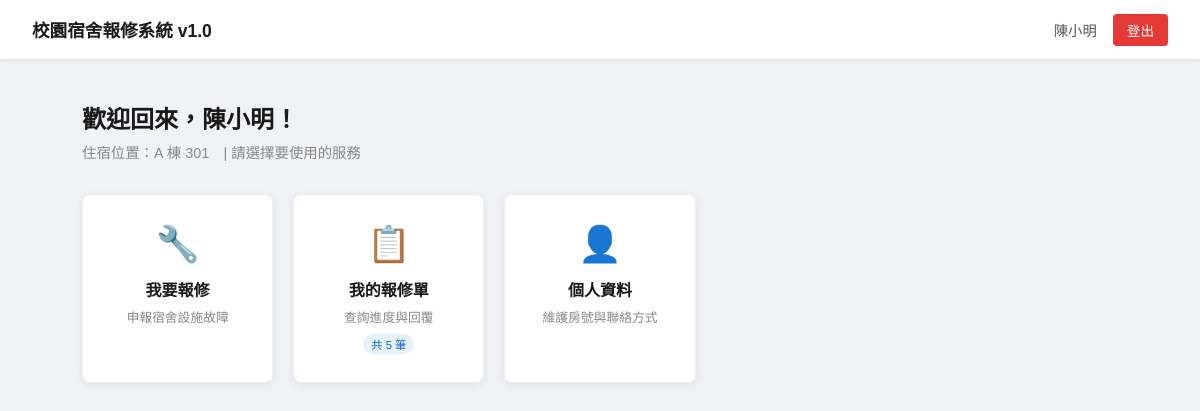
The page / (signed in) on the database its author committed.
### tables this page shows
CREATE TABLE users (
            id            INTEGER PRIMARY KEY AUTOINCREMENT,
            email         TEXT    UNIQUE NOT NULL,
            hash          TEXT    NOT NULL,
            role          INTEGER NOT NULL DEFAULT 1,
            name          TEXT,
            display_name  TEXT,
            dorm_building TEXT,
            room_no       TEXT,
            phone         TEXT,
            is_active     INTEGER NOT NULL DEFAULT 1,
            is_deleted    INTEGER NOT NULL DEFAULT 0,
            created_at    TEXT    NOT NULL DEFAULT (datetime('now')),
            last_login_at TEXT
        );

### blueprints/hub/__init__.py (the view, shortened to what this page needs)
@hub_bp.route('/', methods=['GET', 'POST'])
def home():
    user = None
    if 'user_id' in session:
        user = db.find_user_by_id(session['user_id'])
        if not _is_usable(user):
            session.clear()
            user = None
    error = None
    my_summary = None
    pending_count = 0
    if user is not None:
        _, my_summary = db.list_my_requests(user['id'], 1, 1, 'all')
        if user['role'] == 0:
            pending_count = db.count_by_status()['pending']
    return render_template(
        'hub/home.html',
        user=user,
        error=error,
        my_request_total=my_summary,
        pending_count=pending_count,
    )

### db/connection.py (called while the page is built)
def _get_conn():
    from db import DB_PATH
    conn = sqlite3.connect(DB_PATH)
    conn.row_factory = sqlite3.Row
    conn.execute("PRAGMA journal_mode=WAL")
    return conn

### db/repair.py (called while the page is built)
def list_my_requests(user_id, page, page_size, status='all'):
    where  = ['r.is_deleted = 0', 'r.requester_id = ?']
    params = [user_id]
    if status in REQUEST_STATUSES:
        where.append('r.request_status = ?')
        params.append(status)
    clause = ' WHERE ' + ' AND '.join(where)
    offset = (page - 1) * page_size
    conn  = _get_conn()
    total = conn.execute(
        f'SELECT COUNT(*) {_LIST_JOINS}{clause}', params
    ).fetchone()[0]
    items = conn.execute(
        f'SELECT {_LIST_COLUMNS} {_LIST_JOINS}{clause}'
        ' ORDER BY r.updated_at DESC, r.id DESC LIMIT ? OFFSET ?',
        params + [page_size, offset]
    ).fetchall()
    conn.close()
    return items, total

### db/users.py (called while the page is built)
def find_user_by_id(user_id):
    conn = _get_conn()
    row = conn.execute(
        'SELECT id, email, role, name, display_name, dorm_building, room_no, phone,'
        ' is_active, is_deleted, created_at, last_login_at FROM users WHERE id = ?',
        (user_id,)
    ).fetchone()
    conn.close()
    return row

### utils.py (called while the page is built)
def _is_usable(user):
    return user and user['is_active'] and not user['is_deleted']

### templates/hub/home.html (shortened to what this page needs)
{% extends "base.html" %}
{% block head %}
<link rel="stylesheet" href="{{ url_for('static', filename='hub.css') }}">
{% endblock %}
{% block body %}
<div class="hub-layout">
  <div class="hub-topbar">
    <span class="hub-topbar-title">校園宿舍報修系統 v1.0</span>
    <div class="hub-topbar-user">
      {% if user %}
        <span>{{ user['name'] or user['display_name'] or user['email'] }}</span>
        <a href="{{ url_for('auth.logout') }}" class="hub-logout">登出</a>
      {% else %}
        <a href="{{ url_for('auth.register') }}" class="hub-register-link">申請帳號</a>
      {% endif %}
    </div>
  </div>
  <div class="hub-main">
    {% if user %}
      <div class="hub-greeting">
        <h1>歡迎回來，{{ user['name'] or user['display_name'] or user['email'] }}！</h1>
        <p>
          {% if user['dorm_building'] and user['room_no'] %}
            住宿位置：{{ user['dorm_building'] }} {{ user['room_no'] }}　|
          {% endif %}
          請選擇要使用的服務
        </p>
      </div>
      <div class="hub-grid">
        <a href="{{ url_for('repair.new_request') }}" class="hub-card">
          <div class="hub-card-icon">&#128295;</div>
          <div class="hub-card-title">我要報修</div>
          <div class="hub-card-desc">申報宿舍設施故障</div>
        </a>
        <a href="{{ url_for('repair.index') }}" class="hub-card">
          <div class="hub-card-icon">&#128203;</div>
          <div class="hub-card-title">我的報修單</div>
          <div class="hub-card-desc">查詢進度與回覆</div>
          <div class="hub-badge-count">共 {{ my_request_total }} 筆</div>
        </a>
        <a href="{{ url_for('profile.dashboard') }}" class="hub-card">
          <div class="hub-card-icon">&#128100;</div>
          <div class="hub-card-title">個人資料</div>
          <div class="hub-card-desc">維護房號與聯絡方式</div>
        </a>
      </div>
    {% endif %}
  </div>
</div>
{% endblock %}

### static/common.css (style rules this page uses)
:root { --btn-primary-bg: #1a73e8; --btn-primary-hover: #1557b0; --btn-secondary-bg: #f0f0f0; --btn-secondary-color: #333; --btn-secondary-hover: #e0e0e0; --btn-danger-bg: #e53935; --btn-danger-hover: #c62828; --btn-action-bg: #f5f5f5; --btn-action-border: #ccc; --btn-action-color: #333; --btn-action-hover: #e8e8e8; --btn-action-danger-border: #e57373; --btn-action-danger-bg: #fff; --btn-action-danger-color: #c62828; --btn-action-danger-hover: #ffebee; }

### static/login.css (style rules this page uses)
* { box-sizing: border-box; margin: 0; padding: 0; }
body { font-family: Arial, sans-serif; background-color: #f0f2f5; display: flex; justify-content: center; align-items: center; min-height: 100vh; }
h1 { font-size: 1.6rem; margin-bottom: 28px; text-align: center; color: #1a1a1a; }

### static/hub.css (style rules this page uses)
body { display: block; background-color: #f0f2f5; font-family: Arial, sans-serif; min-height: 100vh; }
h1, h2 { margin-bottom: 0; text-align: left; }
.hub-layout { display: flex; flex-direction: column; min-height: 100vh; }
.hub-topbar { background: #fff; border-bottom: 1px solid #e8e8e8; padding: 0 32px; height: 60px; display: flex; align-items: center; justify-content: space-between; box-shadow: 0 1px 4px rgba(0, 0, 0, 0.06); }
.hub-topbar-title { font-size: 1.1rem; font-weight: bold; color: #1a1a1a; }
.hub-topbar-user { display: flex; align-items: center; gap: 16px; font-size: 0.9rem; color: #555; }
.hub-logout { padding: 6px 14px; font-size: 0.85rem; background-color: #e53935; color: #fff; border: none; border-radius: 4px; cursor: pointer; text-decoration: none; transition: background-color 0.2s; }
.hub-main { flex: 1; padding: 40px 32px; max-width: 1100px; margin: 0 auto; width: 100%; }
.hub-greeting { margin-bottom: 32px; }
.hub-greeting h1 { font-size: 1.5rem; color: #1a1a1a; margin-bottom: 6px; }
.hub-greeting p { font-size: 0.9rem; color: #888; }
.hub-grid { display: grid; grid-template-columns: repeat(auto-fill, minmax(180px, 1fr)); gap: 20px; }
.hub-card { background: #fff; border-radius: 8px; box-shadow: 0 2px 8px rgba(0, 0, 0, 0.08); border: 1px solid #f0f0f0; padding: 28px 20px; text-align: center; text-decoration: none; color: #1a1a1a; transition: box-shadow 0.2s, transform 0.15s; cursor: pointer; }
.hub-card-icon { font-size: 2.2rem; margin-bottom: 12px; }
.hub-card-title { font-size: 1rem; font-weight: bold; margin-bottom: 6px; }
.hub-card-desc { font-size: 0.8rem; color: #888; }
.hub-badge-count { display: inline-block; font-size: 0.7rem; background: #e3f2fd; color: #1565c0; border-radius: 10px; padding: 2px 8px; margin-top: 8px; }

### rows shown on the page
users: name "陳小明", dorm_building "A 棟", room_no "301"

### other values the page prints
{{ my_request_total }} "5"
